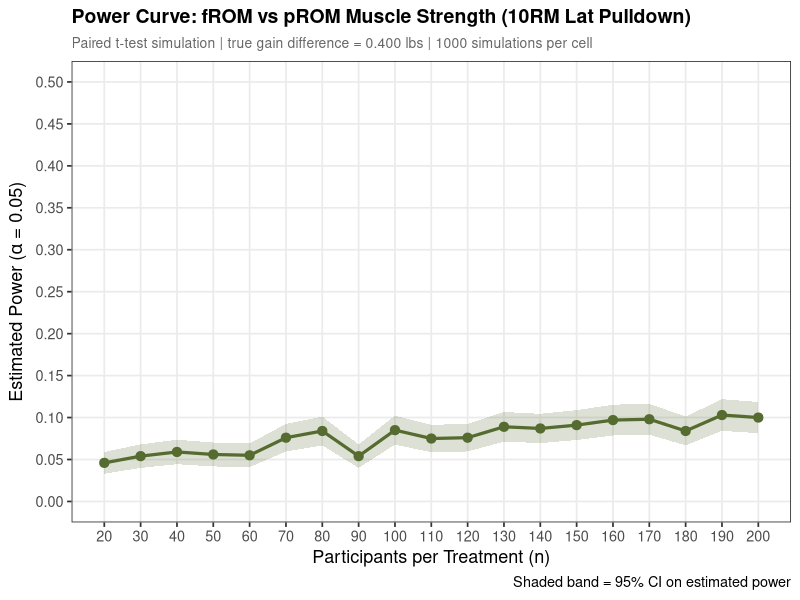
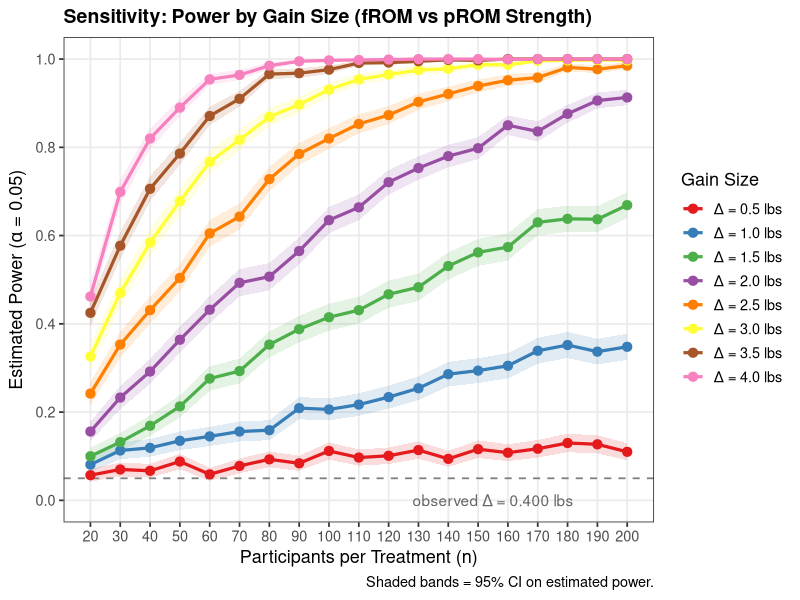

Reproduce these figures in R, in order.
library(ggplot2)
library(dplyr)

set.seed(261)

#EMPIRICAL PARAMETERS
#Design: within-person crossover (bilateral lat pulldown)
#Outcome: 10RM load change (Post – Pre) in lbs, per arm per condition
#  Paired t-test: t = 0.328, p = 0.744  (n = 50 participants)

mu_fROM      <- 5.300
mu_pROM      <- 4.900
true_effect  <- mu_fROM - mu_pROM

sigma_within <- 8.621

n_vec  <- seq(20, 200, by = 10)
n_sim  <- 1000
alpha  <- 0.05

#SIMULATION FUNCTION

simulate_power <- function(n, n_sim, true_effect, sigma_within, alpha) {
  reject <- logical(n_sim)
  for (s in seq_len(n_sim)) {
    d         <- rnorm(n, mean = true_effect, sd = sigma_within)
    p_val     <- t.test(d, mu = 0)$p.value
    reject[s] <- p_val < alpha
  }
  mean(reject)
}

#POWER CURVE (observed = 0.400 lbs)

results <- data.frame(n_per_group = n_vec, power = NA_real_, se = NA_real_)

for (i in seq_len(nrow(results))) {
  n  <- results$n_per_group[i]
  pw <- simulate_power(n, n_sim, true_effect, sigma_within, alpha)
  results$power[i] <- pw
  results$se[i]    <- sqrt(pw * (1 - pw) / n_sim)
}

print(results)

p1 <- ggplot(results, aes(x = n_per_group, y = power)) +
  geom_ribbon(aes(ymin = power - 1.96 * se,
                  ymax = power + 1.96 * se),
              alpha = 0.2, fill = "darkolivegreen") +
  geom_line(color = "darkolivegreen", linewidth = 1.1) +
  geom_point(color = "darkolivegreen", size = 2.8) +
  scale_x_continuous(breaks = n_vec,
                     name = "Participants per Treatment (n)") +
  scale_y_continuous(limits = c(0, 0.5), breaks = seq(0, 0.5, 0.05),
                     name = expression("Estimated Power (" * alpha * " = 0.05)")) +
  labs(
    title    = "Power Curve: fROM vs pROM Muscle Strength (10RM Lat Pulldown)",
    subtitle = sprintf(
      "Paired t-test simulation | true gain difference = %.3f lbs | %d simulations per cell",
      true_effect, n_sim),
    caption  = "Shaded band = 95% CI on estimated power"
  ) +
  theme_bw(base_size = 13) +
  theme(
    plot.title       = element_text(face = "bold", size = 14),
    plot.subtitle    = element_text(size = 10, color = "grey40"),
    panel.grid.minor = element_blank()
  )
print(p1)

#True effect of 0.400 lbs is essentially indistinguishable from zero. 
#Power stays near nominal α = 5% regardless
#of n, producing a flat line just like the muscle-thickness analysis.


#SENSITIVITY: VARY EFFECT SIZE
#The observed effect (0.400 lbs) is trivially small.
#Sweep 0.5-4 lbs (using paper's CrI) to show where studies become adequately powered

effect_sizes <- seq(0.5, 4.0, by = 0.5)

sens <- expand.grid(n_per_group = n_vec, true_effect = effect_sizes)
sens$power    <- NA_real_
sens$se       <- NA_real_
sens$cohen_d  <- round(sens$true_effect / sigma_within, 3)

for (i in seq_len(nrow(sens))) {
  n  <- sens$n_per_group[i]
  te <- sens$true_effect[i]
  pw <- simulate_power(n, n_sim, te, sigma_within, alpha)
  sens$power[i] <- pw
  sens$se[i]    <- sqrt(pw * (1 - pw) / n_sim)
}

sens$effect_label <- factor(
  sens$true_effect,
  levels = effect_sizes,
  labels = sprintf("\u0394 = %.1f lbs", effect_sizes)
)

p2 <- ggplot(sens,
             aes(x = n_per_group, y = power,
                 color = effect_label, group = effect_label)) +
  geom_ribbon(aes(ymin = power - 1.96 * se,
                  ymax = power + 1.96 * se,
                  fill  = effect_label),
              alpha = 0.15, color = NA) +
  geom_line(linewidth = 1.1) +
  geom_hline(yintercept = alpha, linetype = "dashed",
             color = "grey50", linewidth = 0.6) +
  annotate("text", x = 155, y = 0.05 - alpha,
           label = sprintf("observed \u0394 = 0.400 lbs"), color = "grey40") +
  geom_point(size = 2.8) +
  scale_color_brewer(palette = "Set1", name = "Gain Size") +
  scale_fill_brewer(palette  = "Set1", guide  = "none") +
  scale_x_continuous(breaks = n_vec,
                     name = "Participants per Treatment (n)") +
  scale_y_continuous(limits = c(0, 1), breaks = seq(0, 1, 0.20),
                     name = expression("Estimated Power (" * alpha * " = 0.05)")) +
  labs(
    title   = "Sensitivity: Power by Gain Size (fROM vs pROM Strength)",
    caption = "Shaded bands = 95% CI on estimated power."
  ) +
  theme_bw(base_size = 13) +
  theme(
    plot.title       = element_text(face = "bold", size = 14),
    plot.subtitle    = element_text(size = 10, color = "grey40"),
    legend.position  = "right",
    panel.grid.minor = element_blank()
  )
print(p2)

#SUMMARY TABLES

cat("\nPRIMARY POWER TABLE (observed effect = 0.400 lbs)n")
print(
  results |>
    mutate(cohen_d = round(true_effect / sigma_within, 3),
           true_effect = true_effect,
           power = round(power, 3),
           se    = round(se, 3)) |>
    select(n_per_group, power, se)
)

cat("\nSENSITIVITY TABLE (effect size x n)n")
print(
  sens |>
    select(n_per_group, true_effect, cohen_d, power, se) |>
    mutate(power = round(power, 3), se = round(se, 3)) |>
    arrange(true_effect, n_per_group)
)

#Wolf et al. used n = 25 per condition.
#The observed strength difference between fROM and pROM (0.400 lbs) is
#below any curve in the sensitivity plot.
#This mirrors the muscle-thickness finding: the study is severely underpowered
#to detect the small (if any) strength difference actually present.
#A Bayesian approach is better suited here — the posterior can characterise
#the near-zero effect with credible intervals, rather than simply failing to
#reject H₀ with very low power.
